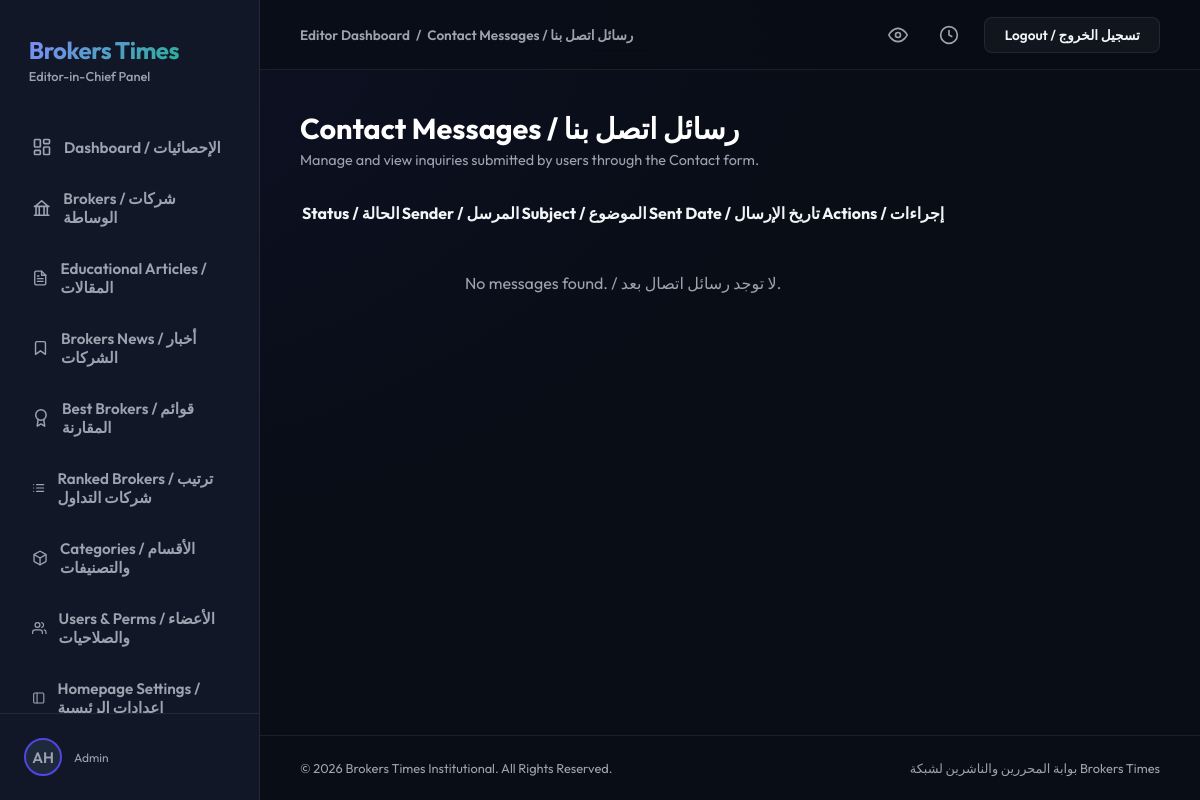
Page /dashboard/contacts/ (signed in) on the earlier database version.
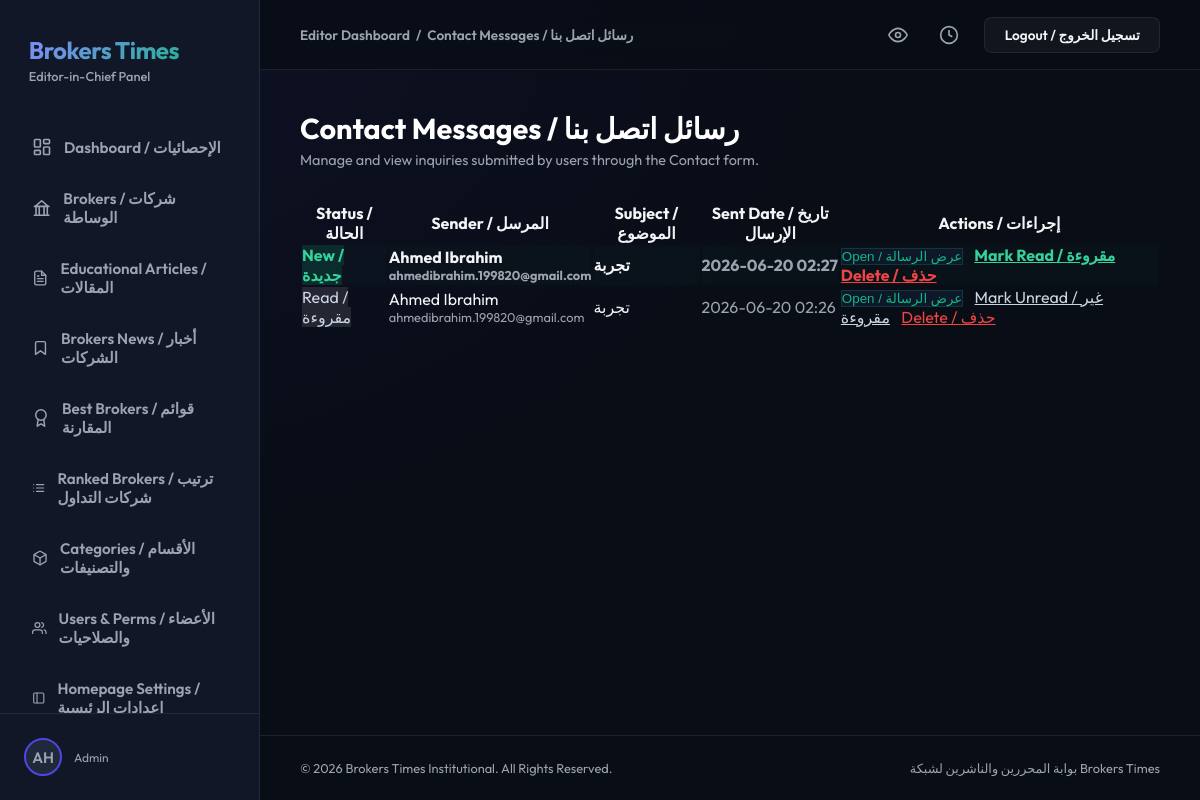
Same page on the later database version.
### pages/models.py (models this page shows, shortened)
class ContactMessage(models.Model):
    name = models.CharField(max_length=150, verbose_name="الاسم / Name")
    email = models.EmailField(verbose_name="البريد الإلكتروني / Email")
    subject = models.CharField(max_length=255, verbose_name="الموضوع / Subject")
    message = models.TextField(verbose_name="الرسالة / Message")
    created_at = models.DateTimeField(auto_now_add=True, verbose_name="تاريخ الإرسال / Sent At")
    is_read = models.BooleanField(default=False, verbose_name="تم القراءة / Is Read")
    class Meta:
        ordering = ['-created_at']
        verbose_name = "📨 رسالة اتصال"
        verbose_name_plural = "📨 رسائل الاتصال"

### users/views.py (the view)
# urls.py: path('dashboard/contacts/', DashboardContactMessagesView.as_view(), name='dashboard_contacts'),
class DashboardContactMessagesView(LoginRequiredMixin, UserPassesTestMixin, TemplateView):
    template_name = 'dashboard/contact_messages.html'
    def test_func(self):
        return self.request.user.role == 'admin' or self.request.user.is_superuser or self.request.user.is_staff
    def get(self, request, *args, **kwargs):
        mark_read_id = request.GET.get('mark_read')
        mark_unread_id = request.GET.get('mark_unread')
        delete_id = request.GET.get('delete')
        if mark_read_id:
            ContactMessage.objects.filter(pk=mark_read_id).update(is_read=True)
            return redirect('dashboard_contacts')
        if mark_unread_id:
            ContactMessage.objects.filter(pk=mark_unread_id).update(is_read=False)
            return redirect('dashboard_contacts')
        if delete_id:
            ContactMessage.objects.filter(pk=delete_id).delete()
            return redirect('dashboard_contacts')
        return super().get(request, *args, **kwargs)
    def get_context_data(self, **kwargs):
        context = super().get_context_data(**kwargs)
        context['messages_list'] = ContactMessage.objects.all().order_by('-created_at')
        return context

### users/templates/dashboard/contact_messages.html (shortened to what this page needs)
{% extends 'dashboard/base.html' %}
{% block section_name %}Contact Messages / رسائل اتصل بنا{% endblock %}
{% block content %}
<div class="page-header-container">
    <div class="page-title-area">
        <h1>Contact Messages / رسائل اتصل بنا</h1>
        <p>Manage and view inquiries submitted by users through the Contact form.</p>
    </div>
</div>
<div class="table-container">
    <div class="table-responsive">
        <table class="data-table">
            <thead>
                <tr>
                    <th>Status / الحالة</th>
                    <th>Sender / المرسل</th>
                    <th>Subject / الموضوع</th>
                    <th>Sent Date / تاريخ الإرسال</th>
                    <th>Actions / إجراءات</th>
                </tr>
            </thead>
            <tbody>
                {% for msg in messages_list %}
                <tr style="{% if not msg.is_read %}font-weight: bold; background: rgba(16, 185, 129, 0.02);{% endif %}">
                    <td>
                        {% if msg.is_read %}
                            <span class="badge-pill badge-secondary" style="background: rgba(255,255,255,0.1); color: #cbd5e1;">Read / مقروءة</span>
                        {% else %}
                            <span class="badge-pill badge-success" style="background: rgba(16, 185, 129, 0.15); color: #34d399;">New / جديدة</span>
                        {% endif %}
                    </td>
                    <td>
                        <div style="display: flex; flex-direction: column;">
                            <span>{{ msg.name }}</span>
                            <span style="font-size: 0.8rem; color: var(--text-muted);">{{ msg.email }}</span>
                        </div>
                    </td>
                    <td>
                        <span title="{{ msg.subject }}">{{ msg.subject|truncatechars:45 }}</span>
                    </td>
                    <td>
                        <span style="color: var(--text-muted);">{{ msg.created_at|date:"Y-m-d H:i" }}</span>
                    </td>
                    <td>
                        <button class="btn-edit-inline" style="background: #0f172a; color: #10b981; border: 1px solid rgba(16, 185, 129, 0.2); margin-right: 0.5rem;"
                                onclick="openModal('{{ msg.name|escapejs }}', '{{ msg.email|escapejs }}', '{{ msg.subject|escapejs }}', '{{ msg.message|escapejs }}', '{{ msg.created_at|date:'Y-m-d H:i' }}', '{{ msg.id }}')">
                            Open / عرض الرسالة
                        </button>
                        {% if msg.is_read %}
                            <a href="?mark_unread={{ msg.id }}" class="btn-edit-inline" style="color: #cbd5e1; margin-right: 0.5rem;">Mark Unread / غير مقروءة</a>
                        {% else %}
                            <a href="?mark_read={{ msg.id }}" class="btn-edit-inline" style="color: #34d399; margin-right: 0.5rem;">Mark Read / مقروءة</a>
                        {% endif %}
                        <a href="?delete={{ msg.id }}" class="btn-edit-inline" style="color: #ef4444;" onclick="return confirm('Are you sure you want to delete this message?');">Delete / حذف</a>
                    </td>
                </tr>
                {% empty %}
                <tr>
                    <td colspan="5" style="text-align: center; color: var(--text-muted); padding: 3rem;">
                        No messages found. / لا توجد رسائل اتصال بعد.
                    </td>
                </tr>
                {% endfor %}
            </tbody>
        </table>
    </div>
</div>
{% endblock %}

Differences in the rows shown:
added ContactMessage: is_read "New / جديدة", name "Ahmed Ibrahim", email "ahmedibrahim.199820@gmail.com", subject "تجربة", created_at "2026-06-20 02:27"
added ContactMessage: is_read "Read / مقروءة", name "Ahmed Ibrahim", email "ahmedibrahim.199820@gmail.com", subject "تجربة", created_at "2026-06-20 02:26"
Other differences:
text no longer shown: "No messages found. / لا توجد رسائل اتصال بعد."
